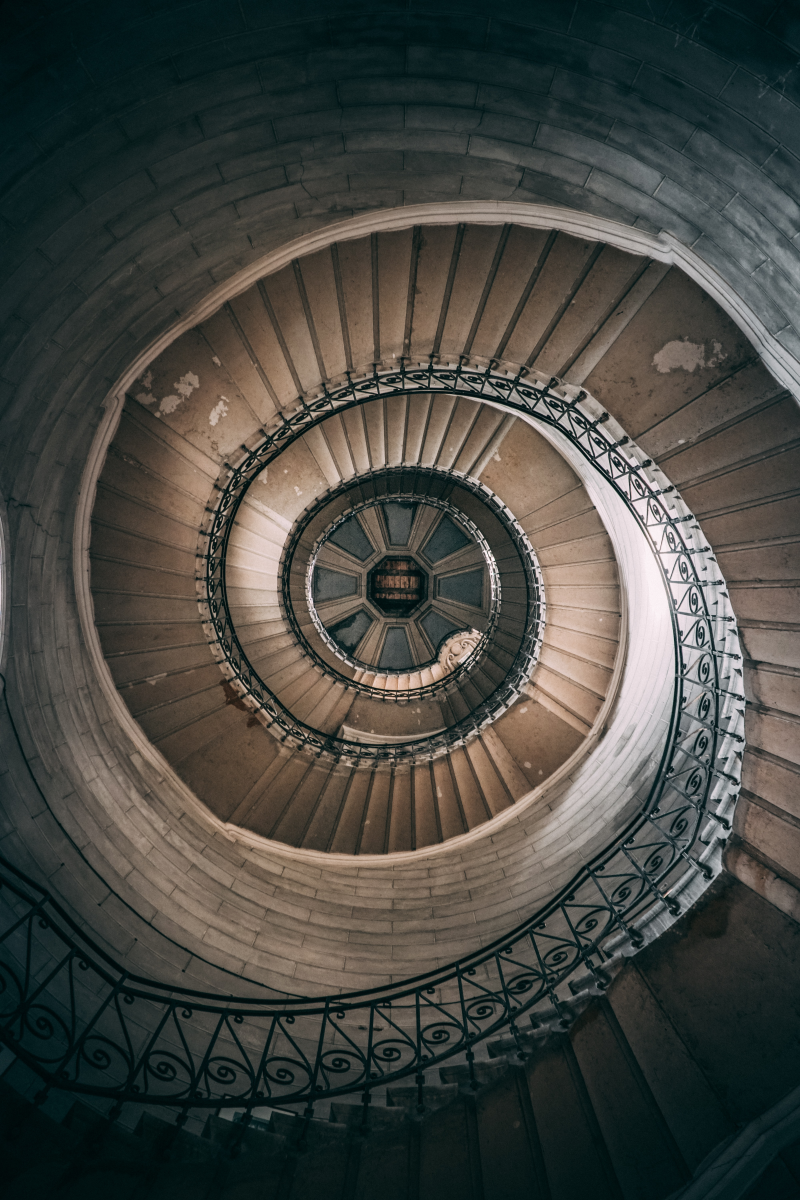
#> input picture imgs/test/1.jpg, 4000 x 6000 px (shown at 1/5 size); its folder holds only this picture in this run
$ python dump2JSON.py
#> lines starting #> are read from the running program, lines starting #| are printed output that depends on the picture
import numpy as np
from PIL import Image
import json

compress_rate = 0.2

print("begin dump")

def dump(number):
#> called with number = 1
    img = Image.open("../imgs/test/{}.jpg".format(number))
#> img is the input picture: PIL image 4000x6000 RGB; mean R, G, B 70.1, 70.8, 65.6
    img.thumbnail((int(img.width*compress_rate),
                   int(img.height * compress_rate)))
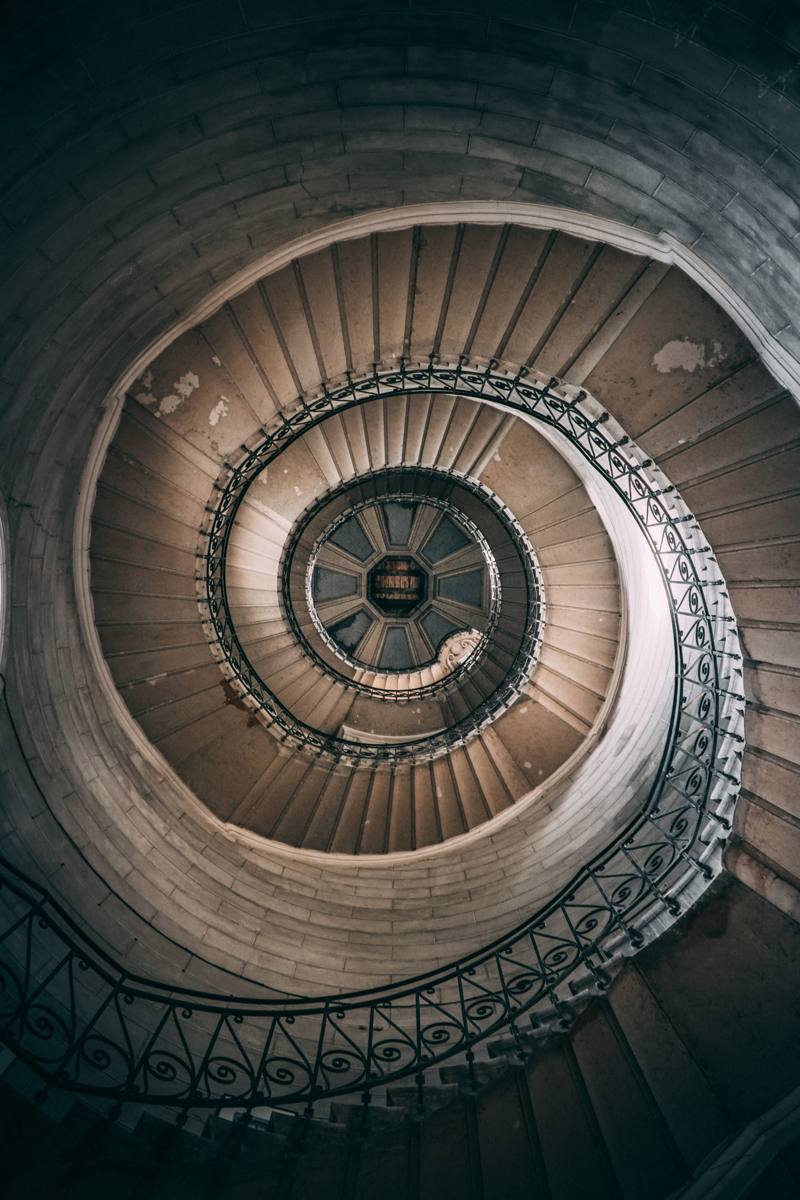
#> img: PIL image 800x1200 RGB; mean R, G, B 70.2, 71, 65.8
    img_data = np.array(img).reshape(-1, 3)
    print(img_data.shape)
#| (960000, 3)

    with open("../imgs/test/imgData{}.json".format(number), "w") as fw:
        fw.writelines(json.dumps(img_data.tolist()))


for i in range(1, 5):
#> (the run stopped early here; a loop or call above may not have finished)
